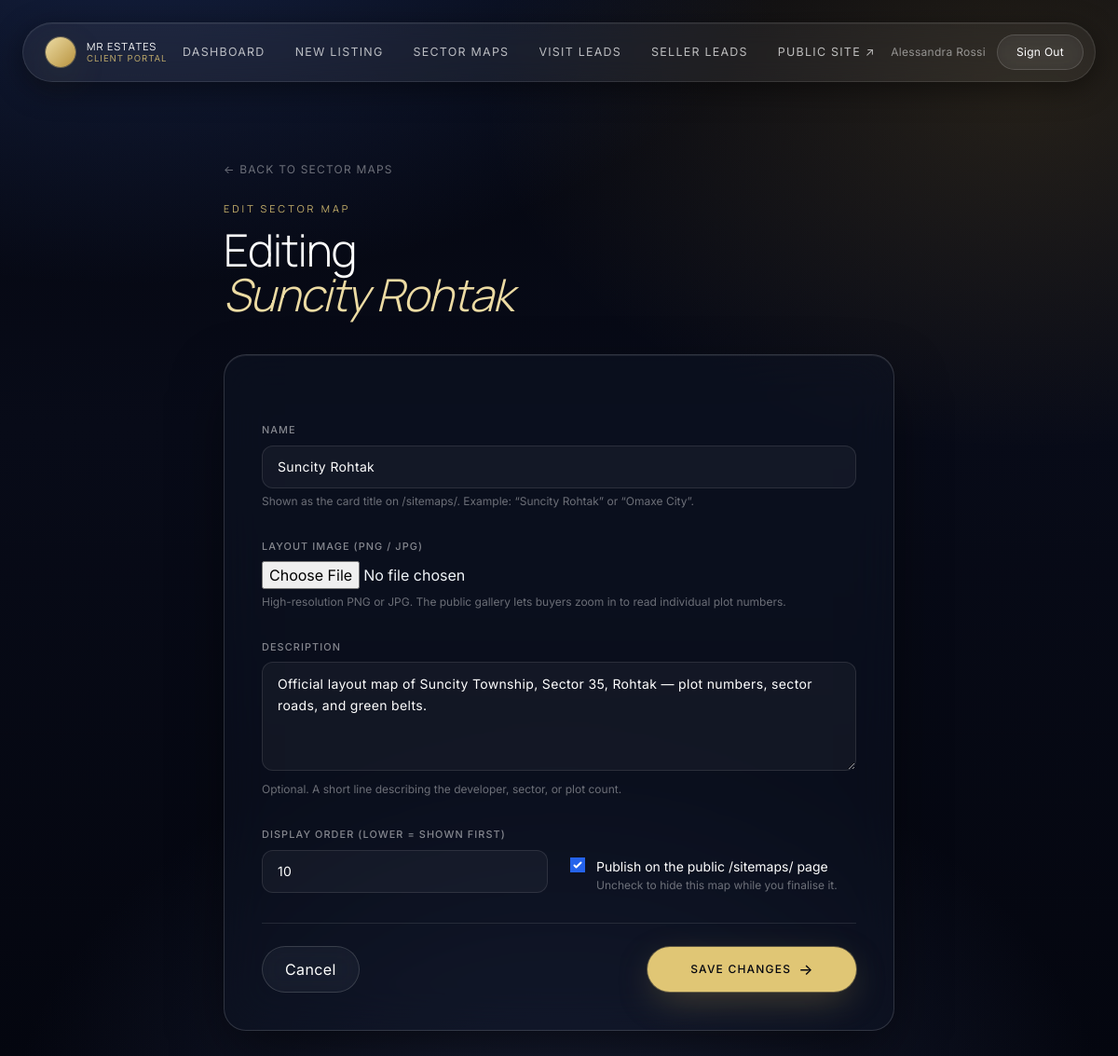
Screenshot of /portal/sector-maps/suncity-rohtak/edit/ (signed in) with the database file from the repository.
### properties/models.py (models this page shows, shortened)
class SectorMap(models.Model):
    name = models.CharField(
        max_length=120,
        help_text="Display name — e.g. 'Suncity Rohtak' or 'Omaxe City'.",
    )
    slug = models.SlugField(max_length=140, unique=True, blank=True)
    image = models.ImageField(
        upload_to='sector_maps/',
        blank=True,
        help_text="Official layout / sector map image. High-res PNG or JPG.",
    )
    description = models.TextField(
        blank=True,
        help_text="Optional context — sector, developer, plot count, etc.",
    )
    order = models.PositiveIntegerField(default=0)
    is_published = models.BooleanField(default=True)
    created_at = models.DateTimeField(auto_now_add=True)
    updated_at = models.DateTimeField(auto_now=True)
    class Meta:
        ordering = ['order', 'name']
        verbose_name = 'Sector Map'
        verbose_name_plural = 'Sector Maps'

### portal/views.py (the view)
# urls.py: path('sector-maps/<slug:slug>/edit/', views.sector_map_edit, name='sector_map_edit'),
@login_required(login_url='portal:login')
def sector_map_edit(request, slug):
    smap = get_object_or_404(SectorMap, slug=slug)
    if request.method == 'POST':
        form = SectorMapForm(request.POST, request.FILES, instance=smap)
        if form.is_valid():
            obj = form.save()
            messages.success(request, f'"{obj.name}" has been updated.')
            return redirect('portal:sector_map_list')
    else:
        form = SectorMapForm(instance=smap)
    return render(request, 'portal/sector_map_form.html', {'form': form, 'mode': 'edit', 'sector_map': smap})

### templates/portal/sector_map_form.html (shortened to what this page needs)
{% extends "portal/base.html" %}
{% block content %}
<section class="mx-auto max-w-3xl px-6 py-10">
    <div class="mb-10">
        <a href="{% url 'portal:sector_map_list' %}" class="text-xs uppercase tracking-widest text-white/40 hover:text-white/70 transition">
            ← Back to sector maps
        </a>
        <div class="mt-6">
            <p class="eyebrow mb-3">{% if mode == "new" %}Upload a sector map{% else %}Edit sector map{% endif %}</p>
            <h1 class="font-display text-4xl md:text-5xl font-light tracking-tight text-white">
                {% if mode == "new" %}
                    A new layout,<br><span class="italic text-champagne-200">for the gallery.</span>
                {% else %}
                    Editing<br><span class="italic text-champagne-200">{{ sector_map.name }}</span>
                {% endif %}
            </h1>
        </div>
    </div>
    <form method="post" enctype="multipart/form-data" class="glass-strong rounded-3xl p-8 md:p-10 space-y-8">
        <div>
            <label for="{{ form.name.id_for_label }}" class="form-label">Name</label>
            {{ form.name }}
            <p class="form-help">Shown as the card title on /sitemaps/. Example: “Suncity Rohtak” or “Omaxe City”.</p>
        </div>
        <div>
            <label for="{{ form.image.id_for_label }}" class="form-label">{{ form.image.label }}</label>
            {{ form.image }}
            <p class="form-help">High-resolution PNG or JPG. The public gallery lets buyers zoom in to read individual plot numbers.</p>
        </div>
        <div>
            <label for="{{ form.description.id_for_label }}" class="form-label">Description</label>
            {{ form.description }}
            <p class="form-help">Optional. A short line describing the developer, sector, or plot count.</p>
        </div>
        <div class="grid gap-6 md:grid-cols-2">
            <div>
                <label for="{{ form.order.id_for_label }}" class="form-label">{{ form.order.label }}</label>
                {{ form.order }}
            </div>
            <div class="flex items-end">
                <label class="flex items-start gap-3 cursor-pointer">
                    {{ form.is_published }}
                    <span>
                        <span class="block text-white text-sm">{{ form.is_published.label }}</span>
                        <span class="block text-xs text-white/40 mt-0.5">
                            Uncheck to hide this map while you finalise it.
                        </span>
                    </span>
                </label>
            </div>
        </div>
        <div class="flex flex-col-reverse md:flex-row items-center justify-between gap-4 pt-6 border-t border-white/10">
            <a href="{% url 'portal:sector_map_list' %}" class="btn-ghost">Cancel</a>
            <button type="submit" class="btn-primary md:min-w-[14rem]">
                <span class="tracking-widest text-xs uppercase">
                    {% if mode == "new" %}Upload Map{% else %}Save Changes{% endif %}
                </span>
                <span aria-hidden="true">→</span>
            </button>
        </div>
    </form>
</section>
{% endblock %}

### templates/portal/base.html (shortened to what this page needs)
{% load static tailwind_tags %}<!DOCTYPE html>
<html lang="en" class="scroll-smooth">
<head>
    {% tailwind_css %}
</head>
<body class="min-h-screen">
    {% block portal_shell %}
    {% if user.is_authenticated %}
    <header class="fixed inset-x-0 top-0 z-40">
        <div class="mx-auto max-w-7xl px-4 sm:px-6 pt-4 sm:pt-6">
            <nav class="glass rounded-full flex items-center justify-between pl-4 sm:pl-6 pr-2 sm:pr-3 py-2.5 sm:py-3 gap-3">
                <a href="{% url 'portal:dashboard' %}" class="flex items-center gap-2 sm:gap-3 min-w-0">
                    <span class="h-8 w-8 rounded-full bg-gradient-to-br from-champagne-200 to-champagne-500 shadow-champagne shrink-0"></span>
                    <div class="flex flex-col leading-tight min-w-0">
                        <span class="font-display text-white tracking-widest text-[0.7rem] uppercase truncate">MR Estates</span>
                        <span class="text-[0.6rem] uppercase tracking-widest text-champagne-300/80 truncate">Client Portal</span>
                    </div>
                </a>
                <ul class="hidden md:flex items-center gap-6 lg:gap-8 text-[0.78rem] tracking-widest uppercase text-white/70">
                    <li><a href="{% url 'portal:dashboard' %}" class="hover:text-white transition">Dashboard</a></li>
                    <li><a href="{% url 'portal:property_new' %}" class="hover:text-white transition">New Listing</a></li>
                    <li><a href="{% url 'portal:sector_map_list' %}" class="hover:text-white transition">Sector Maps</a></li>
                    <li><a href="{% url 'portal:site_visit_leads' %}" class="hover:text-white transition">Visit Leads</a></li>
                    <li><a href="{% url 'portal:seller_leads' %}" class="hover:text-white transition">Seller Leads</a></li>
                    <li><a href="{% url 'properties:home' %}" class="hover:text-white transition">Public Site ↗</a></li>
                </ul>
                <div class="hidden md:flex items-center gap-3">
                    <span class="hidden lg:inline text-xs tracking-wide text-white/50">
                        {{ user.get_full_name|default:user.username }}
                    </span>
                    <form action="{% url 'portal:logout' %}" method="post" class="inline">
                        <button type="submit" class="btn-ghost text-xs py-2.5 px-5">Sign Out</button>
                    </form>
                </div>
            </nav>
        </div>
    </header>
    {% endif %}
    <main class="{% if user.is_authenticated %}pt-24 md:pt-32{% endif %}">
        {% block content %}{% endblock %}
    </main>
    {% endblock %}
</body>
</html>

### rows the page displays
SectorMap: name "Suncity Rohtak", description "Official layout map of Suncity Township, Sector 35, Rohtak — plot numbers, sector roads, and green belts.", order "10", is_published "☑"

### other values shown
{{ user.get_full_name|default:user.username }} "Alessandra Rossi"
